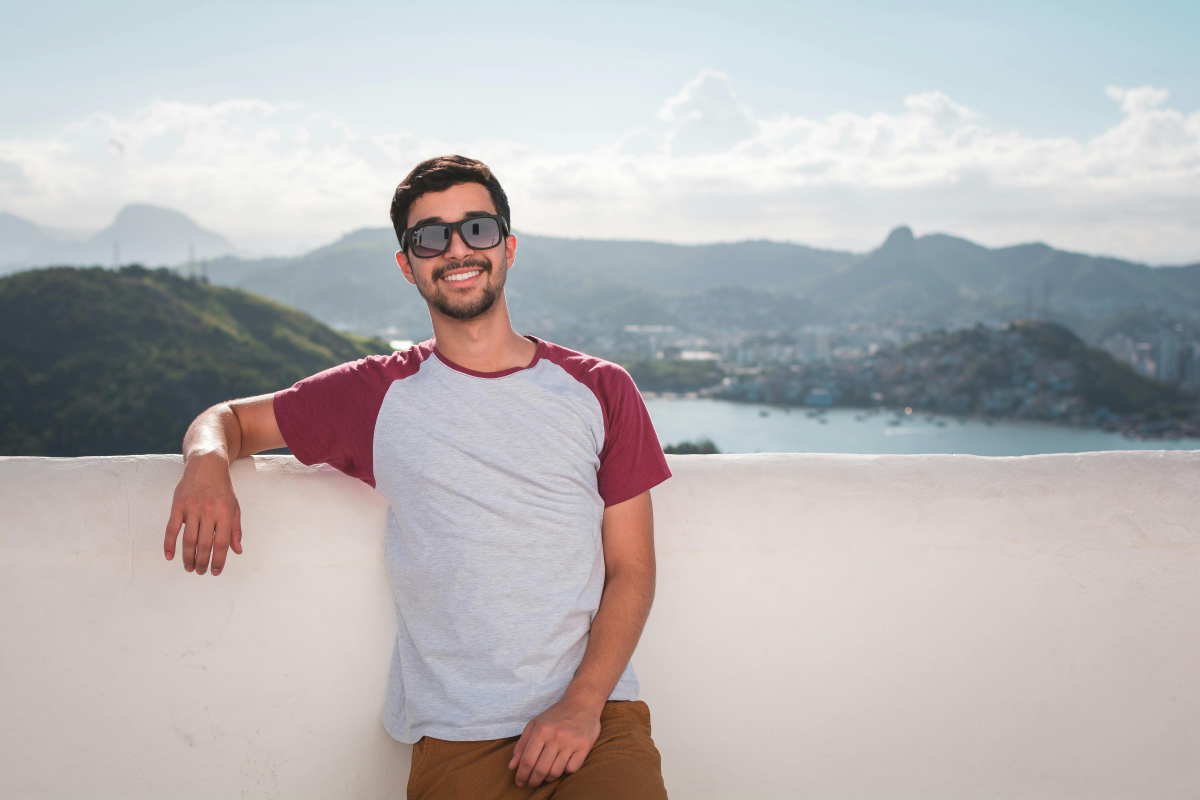
#> input picture images/face.jpg, 6000 x 4000 px (shown at 1/5 size)
$ python cascades.py
#> lines starting #> are read from the running program, lines starting #| are printed output that depends on the picture; after the words box and inside, x2 and y2 are one past the last pixel; in counts of white or black regions, pixels touching at a corner belong together
import cv2

face_cascade = cv2.CascadeClassifier("cascades/haarcascade_frontalface_default.xml")
img = cv2.imread("images/face.jpg")
#> img is the input picture: shape (4000, 6000, 3); mean B, G, R 182.4, 181.1, 184.2


scale_percent = 800 / img.shape[1]  # calculate scale percentage based on desired width
#> scale_percent = 0.133
width = 800
height = int(img.shape[0] * scale_percent)
#> height = 533
dim = (width, height)
#> dim = (800, 533)
img = cv2.resize(img, dim, interpolation=cv2.INTER_AREA)
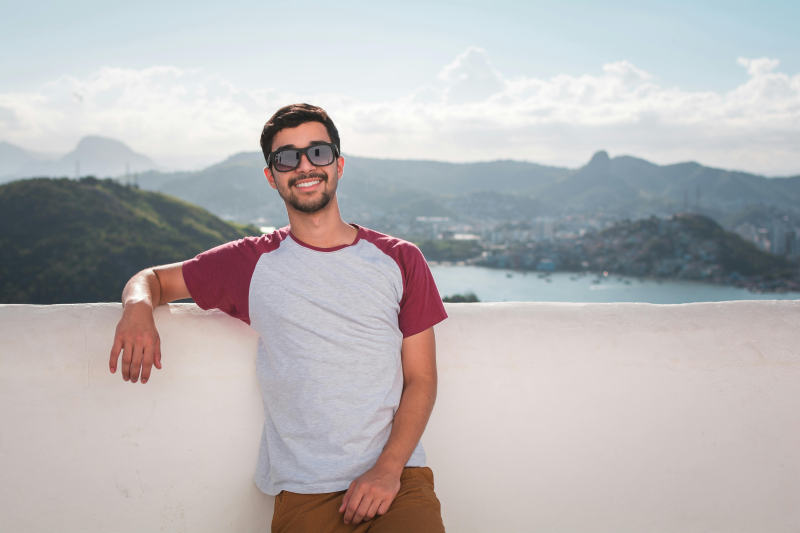
#> img: shape (533, 800, 3); mean B, G, R 182.4, 181.1, 184.2

img_gray = cv2.cvtColor(img, cv2.COLOR_BGR2GRAY)
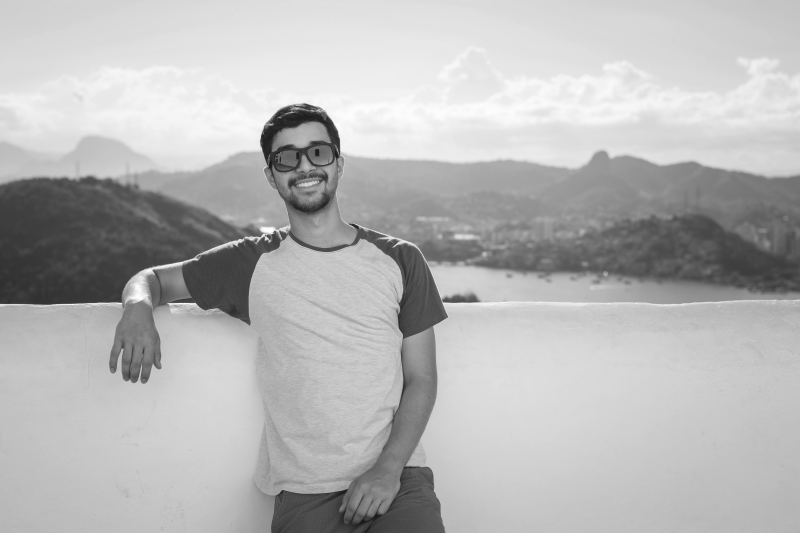
#> img_gray: shape (533, 800); min 21, max 255, mean 182.2

faces = face_cascade.detectMultiScale(img_gray, 1.1, 4)
#> faces = [[255, 116, 98, 98]]
for (x, y, w, h) in faces:
    cv2.rectangle(img, (x, y), (x+w, y+h), (255, 0, 0), 2)
#> this loop made 1 pass
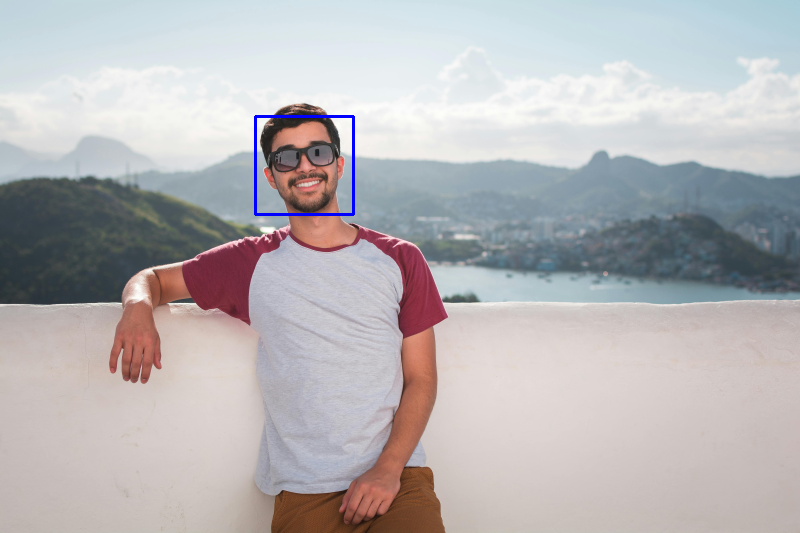
#> img: shape (533, 800, 3); 0.27% of pixels changed, all inside (x1, y1, x2, y2) = (254, 115, 355, 216)

cv2.imshow("Image", img)
cv2.waitKey(0)
